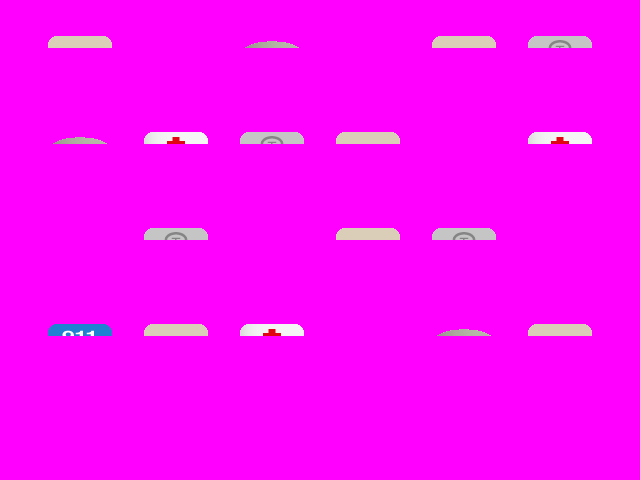

Rendered tile map (Tiled .tmx) drawn with the repository's tilesets; below, a short description and the map source with its tile grids summarised:
An orthogonal 40x30 tile map with 16x16 px tiles, 3 tile layers (collision, map, map top), 8 tilesets.

<map version="1.0" orientation="orthogonal" width="40" height="30" tilewidth="16" tileheight="16">
 <tileset firstgid="1" name="collision" tilewidth="16" tileheight="16">
  <image source="older/collision.png" />
 </tileset>
 <tileset firstgid="11" name="City" tilewidth="16" tileheight="16">
  <image source="sprites/city.png" trans="ff00ff" />
 </tileset>
 <tileset firstgid="1211" name="Ambulancia" tilewidth="32" tileheight="32">
  <image source="sprites/sprites-ambulancia.png" trans="ff00ff" />
 </tileset>
 <tileset firstgid="1227" name="city-top" tilewidth="16" tileheight="16">
  <image source="sprites/city-top.png" trans="ff00ff" />
 </tileset>
 <tileset firstgid="2427" name="Spot" tilewidth="16" tileheight="16">
  <image source="sprites/spot.png" trans="ff00ff" />
 </tileset>
 <tileset firstgid="2433" name="plaza" tilewidth="16" tileheight="16">
  <image source="sprites/square.png" />
 </tileset>
 <tileset firstgid="2449" name="alert" tilewidth="32" tileheight="32">
  <image source="sprites/alert.png" />
 </tileset>
 <tileset firstgid="2454" name="hospital-brillando" tilewidth="64" tileheight="76">
  <image source="sprites/hospital-brillando.png" />
 </tileset>
 <layer name="collision" width="40" height="30">
  <data>[1200 cells, 596 non-empty, 1 distinct tile ids]</data>
 </layer>
 <layer name="map" width="40" height="30">
  <data>[1200 cells, 1200 non-empty, 1131 distinct tile ids]</data>
 </layer>
 <layer name="map top" width="40" height="30">
  <data>[1200 cells, 1200 non-empty, 1200 distinct tile ids]</data>
 </layer>
</map>